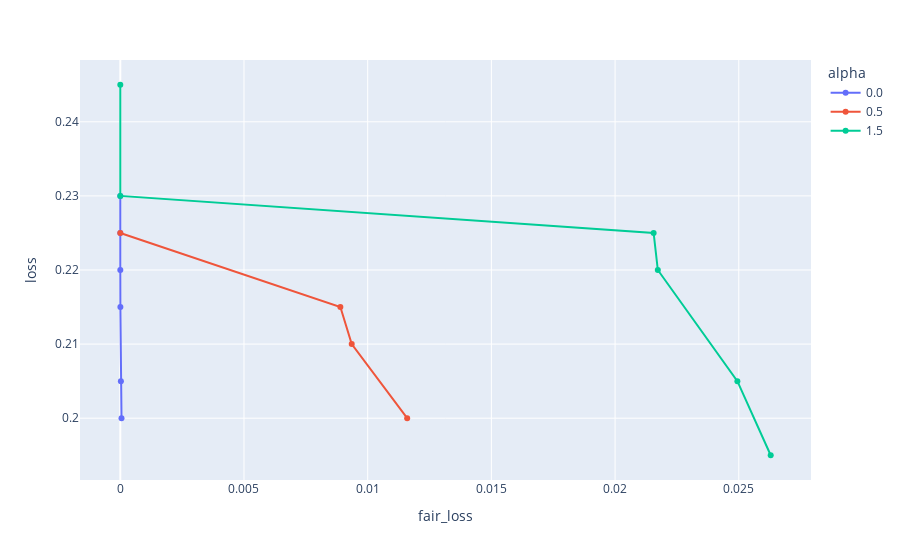

Source (notebook cell):
### Code cell
df_pareto_ei = pd.DataFrame()
for alpha in df_ei['alpha'].unique():
    temp = df_ei.loc[df_ei['alpha']==alpha]
    mask = pareto_frontier(temp['loss'], temp['fair_loss'])
    df_pareto_ei = pd.concat((df_pareto_ei, temp.iloc[mask]))
df_pareto_ei = df_pareto_ei.sort_values(['alpha', 'loss'])
px.line(df_pareto_ei, y='loss', x='fair_loss', markers=True, color='alpha', hover_data='lambda')

### Figure 1 — Plotly figure (JSON) as saved in the notebook; plotly's stock layout.template omitted (floating-point values rounded to 4 significant figures)
{"data": [{"customdata": [[0.8377], [0.9938], [0.997], [0.7666], [0.9817], [0.7666]], "hovertemplate": "alpha=0.0<br>fair_loss=%{x}<br>loss=%{y}<br>lambda=%{customdata[0]}<extra></extra>", "legendgroup": "0.0", "line": {"color": "#636efa", "dash": "solid"}, "marker": {"symbol": "circle"}, "mode": "lines+markers", "name": "0.0", "orientation": "v", "showlegend": true, "type": "scatter", "x": [4.863e-05, 2.378e-05, 3.582e-06, 4.634e-07, 1.028e-07, 8.045e-12], "xaxis": "x", "y": [0.2, 0.205, 0.215, 0.22, 0.225, 0.23], "yaxis": "y"}, {"customdata": [[0.9979], [0.3055], [0.8377], [0.6643]], "hovertemplate": "alpha=0.5<br>fair_loss=%{x}<br>loss=%{y}<br>lambda=%{customdata[0]}<extra></extra>", "legendgroup": "0.5", "line": {"color": "#EF553B", "dash": "solid"}, "marker": {"symbol": "circle"}, "mode": "lines+markers", "name": "0.5", "orientation": "v", "showlegend": true, "type": "scatter", "x": [0.0116, 0.009355, 0.008896, 3.319e-09], "xaxis": "x", "y": [0.2, 0.21, 0.215, 0.225], "yaxis": "y"}, {"customdata": [[0.9911], [0.9873], [0.9938], [0.9216], [0.7666], [0.9911]], "hovertemplate": "alpha=1.5<br>fair_loss=%{x}<br>loss=%{y}<br>lambda=%{customdata[0]}<extra></extra>", "legendgroup": "1.5", "line": {"color": "#00cc96", "dash": "solid"}, "marker": {"symbol": "circle"}, "mode": "lines+markers", "name": "1.5", "orientation": "v", "showlegend": true, "type": "scatter", "x": [0.02629, 0.02494, 0.02173, 0.02156, 7.067e-08, 2.373e-08], "xaxis": "x", "y": [0.195, 0.205, 0.22, 0.225, 0.23, 0.245], "yaxis": "y"}], "layout": {"legend": {"title": {"text": "alpha"}, "tracegroupgap": 0}, "margin": {"t": 60}, "xaxis": {"anchor": "y", "domain": [0, 1], "title": {"text": "fair_loss"}}, "yaxis": {"anchor": "x", "domain": [0, 1], "title": {"text": "loss"}}}}
